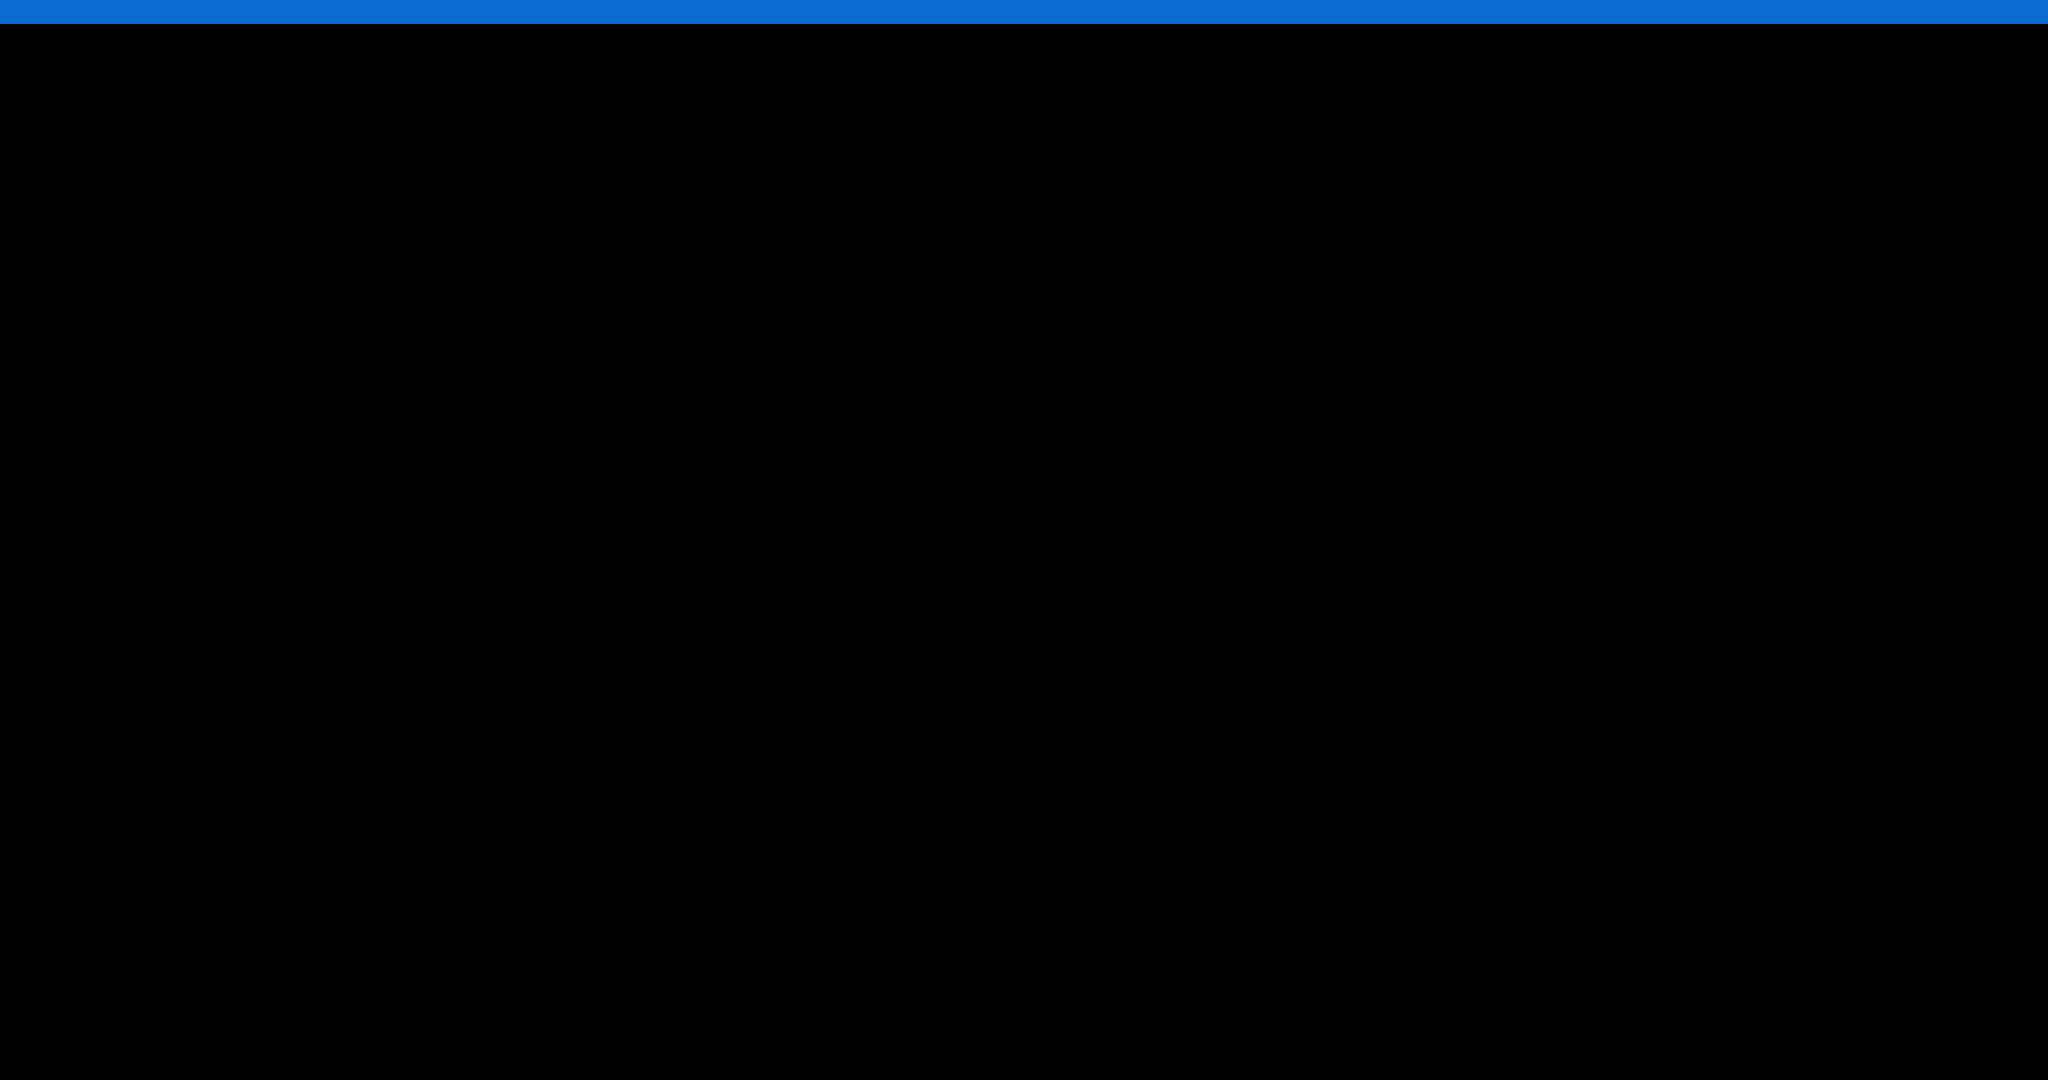

Rendered tile map (Tiled .tmx) drawn with the repository's tilesets; below, a short description and the map source with its tile grids summarised:
An orthogonal 256x135 tile map with 16x16 px tiles, 2 tile layers (ground, collision).

<map version="1.10" tiledversion="1.10.2" orientation="orthogonal" renderorder="right-down" width="256" height="135" tilewidth="16" tileheight="16" infinite="0" nextlayerid="3" nextobjectid="1">
 <tileset firstgid="1" name="hunt-deserto-saiyajin" tilewidth="16" tileheight="16" tilecount="1" columns="1">
  <image source="hunt-deserto-saiyajin.png" width="4096" height="2160" />
 </tileset>
 <layer id="1" name="ground" width="256" height="135">
  <data>[34560 cells, 0 non-empty, 0 distinct tile ids]</data>
 </layer>
 <layer id="2" name="collision" width="256" height="135">
  <data>[34560 cells, 768 non-empty, 1 distinct tile ids]</data>
 </layer>
</map>
